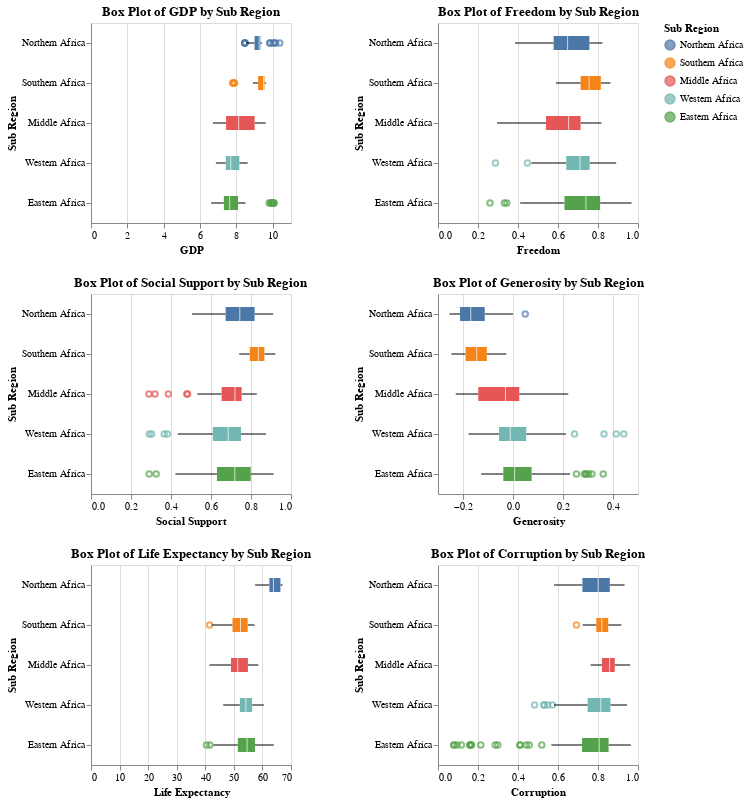

The code cell stored with this chart in its notebook:
### Code cell
# Create horizontal box plots using Altair for african sub regions
boxplot_a = alt.Chart(african_dataset).mark_boxplot().encode(
    y=alt.Y('sub_region:N',
            sort=['Northern Africa', 'Southern Africa', 'Middle Africa', 'Western Africa', 'Eastern Africa'], 
            title='Sub Region'),
    x=alt.X('GDP:Q',title='GDP'),
    color=alt.Color('sub_region:N',
                    sort=['Northern Africa', 'Southern Africa', 'Middle Africa', 'Western Africa', 'Eastern Africa'],
                    title='Sub Region')
).properties(
    width=200, height=200,
    title='Box Plot of GDP by Sub Region'
)

boxplot_b = alt.Chart(african_dataset).mark_boxplot().encode(
    y=alt.Y('sub_region:N',
            sort=['Northern Africa', 'Southern Africa', 'Middle Africa', 'Western Africa', 'Eastern Africa'],  
            title='Sub Region'),
    x=alt.X('social_support:Q',title='Social Support'),
    color=alt.Color('sub_region:N',
                    sort=['Northern Africa', 'Southern Africa', 'Middle Africa', 'Western Africa', 'Eastern Africa'],
                    title='Sub Region')
).properties(
    width=200, height=200,
    title='Box Plot of Social Support by Sub Region'
)

boxplot_c = alt.Chart(african_dataset).mark_boxplot().encode(
    y=alt.Y('sub_region:N',
            sort=['Northern Africa', 'Southern Africa', 'Middle Africa', 'Western Africa', 'Eastern Africa'], 
            title='Sub Region'),
    x=alt.X('life_expectancy:Q', title='Life Expectancy'),
    color=alt.Color('sub_region:N',
                    sort=['Northern Africa', 'Southern Africa', 'Middle Africa', 'Western Africa', 'Eastern Africa'],
                    title='Sub Region')
).properties(
    width=200, height=200,
    title='Box Plot of Life Expectancy by Sub Region'
)

boxplot_d = alt.Chart(african_dataset).mark_boxplot().encode(
    y=alt.Y('sub_region:N', 
            sort=['Northern Africa', 'Southern Africa', 'Middle Africa', 'Western Africa', 'Eastern Africa'],
            title='Sub Region'),
    x=alt.X('freedom:Q', title='Freedom'),
    color=alt.Color('sub_region:N', 
                    sort=['Northern Africa', 'Southern Africa', 'Middle Africa', 'Western Africa', 'Eastern Africa'],
                    title='Sub Region')
).properties(
    width=200, height=200,
    title='Box Plot of Freedom by Sub Region'
)

boxplot_e = alt.Chart(african_dataset).mark_boxplot().encode(
    y=alt.Y('sub_region:N', 
            sort=['Northern Africa', 'Southern Africa', 'Middle Africa', 'Western Africa', 'Eastern Africa'],
            title='Sub Region'),
    x=alt.X('generosity:Q',title='Generosity'),
    color=alt.Color('sub_region:N',
                    sort=['Northern Africa', 'Southern Africa', 'Middle Africa', 'Western Africa', 'Eastern Africa'],
                    title='Sub Region')
).properties(
    width=200, height=200,
    title='Box Plot of Generosity by Sub Region'
)

boxplot_f = alt.Chart(african_dataset).mark_boxplot().encode(
    y=alt.Y('sub_region:N',
            sort=['Northern Africa', 'Southern Africa', 'Middle Africa', 'Western Africa', 'Eastern Africa'], 
            title='Sub Region'),
    x=alt.X('corruption:Q',title='Corruption'),
    color=alt.Color('sub_region:N',
                    sort=['Northern Africa', 'Southern Africa', 'Middle Africa', 'Western Africa', 'Eastern Africa'],
                    title='Sub Region')
).properties(
    width=200, height=200,
    title='Box Plot of Corruption by Sub Region'
)


# Combine the boxplot subplots in a 3x2 grid
fig_3 = alt.hconcat(
    alt.vconcat(boxplot_a, boxplot_b, boxplot_c, spacing=20),
    alt.vconcat(boxplot_d, boxplot_e, boxplot_f, spacing=20),
    spacing=40
)

fig_3

### Figure 1 — Vega-Lite specification as saved in the notebook (floating-point values rounded to 4 significant figures; data arrays with more than 128 entries replaced by an {"elided": "..."} marker saying what was removed)
{"config": {"view": {"continuousWidth": 400, "continuousHeight": 300}}, "hconcat": [{"vconcat": [{"mark": "boxplot", "encoding": {"color": {"field": "sub_region", "sort": ["Northern Africa", "Southern Africa", "Middle Africa", "Western Africa", "Eastern Africa"], "title": "Sub Region", "type": "nominal"}, "x": {"field": "GDP", "title": "GDP", "type": "quantitative"}, "y": {"field": "sub_region", "sort": ["Northern Africa", "Southern Africa", "Middle Africa", "Western Africa", "Eastern Africa"], "title": "Sub Region", "type": "nominal"}}, "height": 200, "title": "Box Plot of GDP by Sub Region", "width": 200}, {"mark": "boxplot", "encoding": {"color": {"field": "sub_region", "sort": ["Northern Africa", "Southern Africa", "Middle Africa", "Western Africa", "Eastern Africa"], "title": "Sub Region", "type": "nominal"}, "x": {"field": "social_support", "title": "Social Support", "type": "quantitative"}, "y": {"field": "sub_region", "sort": ["Northern Africa", "Southern Africa", "Middle Africa", "Western Africa", "Eastern Africa"], "title": "Sub Region", "type": "nominal"}}, "height": 200, "title": "Box Plot of Social Support by Sub Region", "width": 200}, {"mark": "boxplot", "encoding": {"color": {"field": "sub_region", "sort": ["Northern Africa", "Southern Africa", "Middle Africa", "Western Africa", "Eastern Africa"], "title": "Sub Region", "type": "nominal"}, "x": {"field": "life_expectancy", "title": "Life Expectancy", "type": "quantitative"}, "y": {"field": "sub_region", "sort": ["Northern Africa", "Southern Africa", "Middle Africa", "Western Africa", "Eastern Africa"], "title": "Sub Region", "type": "nominal"}}, "height": 200, "title": "Box Plot of Life Expectancy by Sub Region", "width": 200}], "spacing": 20}, {"vconcat": [{"mark": "boxplot", "encoding": {"color": {"field": "sub_region", "sort": ["Northern Africa", "Southern Africa", "Middle Africa", "Western Africa", "Eastern Africa"], "title": "Sub Region", "type": "nominal"}, "x": {"field": "freedom", "title": "Freedom", "type": "quantitative"}, "y": {"field": "sub_region", "sort": ["Northern Africa", "Southern Africa", "Middle Africa", "Western Africa", "Eastern Africa"], "title": "Sub Region", "type": "nominal"}}, "height": 200, "title": "Box Plot of Freedom by Sub Region", "width": 200}, {"mark": "boxplot", "encoding": {"color": {"field": "sub_region", "sort": ["Northern Africa", "Southern Africa", "Middle Africa", "Western Africa", "Eastern Africa"], "title": "Sub Region", "type": "nominal"}, "x": {"field": "generosity", "title": "Generosity", "type": "quantitative"}, "y": {"field": "sub_region", "sort": ["Northern Africa", "Southern Africa", "Middle Africa", "Western Africa", "Eastern Africa"], "title": "Sub Region", "type": "nominal"}}, "height": 200, "title": "Box Plot of Generosity by Sub Region", "width": 200}, {"mark": "boxplot", "encoding": {"color": {"field": "sub_region", "sort": ["Northern Africa", "Southern Africa", "Middle Africa", "Western Africa", "Eastern Africa"], "title": "Sub Region", "type": "nominal"}, "x": {"field": "corruption", "title": "Corruption", "type": "quantitative"}, "y": {"field": "sub_region", "sort": ["Northern Africa", "Southern Africa", "Middle Africa", "Western Africa", "Eastern Africa"], "title": "Sub Region", "type": "nominal"}}, "height": 200, "title": "Box Plot of Corruption by Sub Region", "width": 200}], "spacing": 20}], "data": {"name": "data-0df3c2bf2b61e32f3faaa7728432dd70"}, "spacing": 40, "$schema": "https://vega.github.io/schema/vega-lite/v4.17.0.json", "datasets": {"data-0df3c2bf2b61e32f3faaa7728432dd70": {"elided": "489 records"}}}
